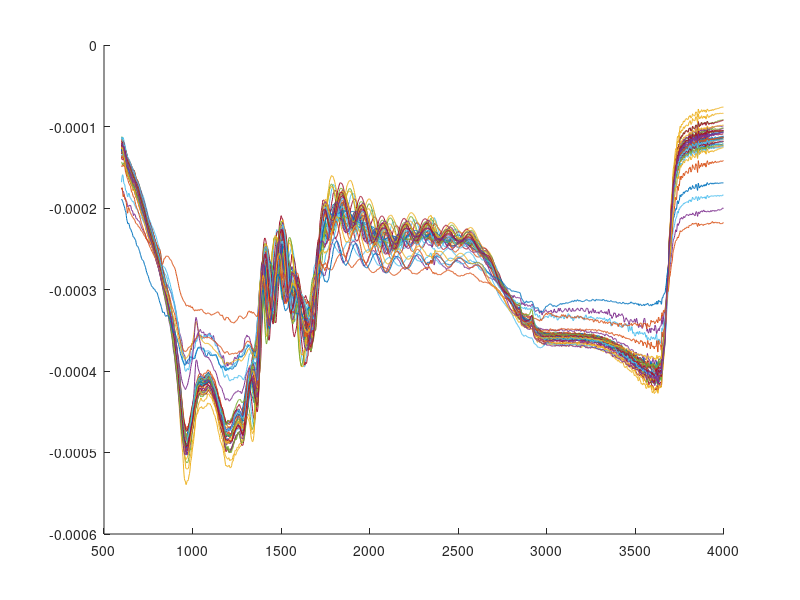

MATLAB code for this plot:
clc;
clear;
format compact;

linearLibrary = csvread('PendingSearches/BGReferences.txt');
[~, arLength] = size(linearLibrary);

figure;

for i = 2:arLength
    fprintf('Normalizing library %0.2f%%\n', i/(arLength)*100);
    tempArea = trapz(squeeze(linearLibrary(:, 1)), squeeze(linearLibrary(:, i)));
    linearLibrary(:, i) = linearLibrary(:, i) / tempArea;
    hold on;
    plot(squeeze(linearLibrary(:, 1)), squeeze(linearLibrary(:, i)));
end
